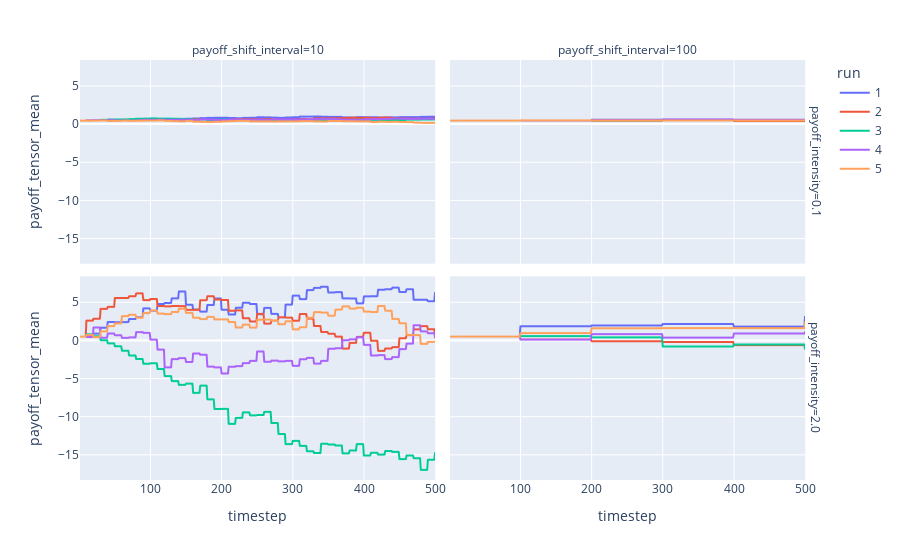

Notebook source saved alongside this figure:
### Code cell
fig_df = df.reset_index()

fig = px.line(fig_df,
              x='timestep',
              y='payoff_tensor_mean',
              color='run',
              facet_col='payoff_shift_interval',
              facet_row='payoff_intensity')
fig.show()

### Figure 1 — Plotly figure (JSON) as saved in the notebook; plotly's stock layout.template omitted (floating-point values rounded to 4 significant figures; data arrays with more than 128 entries replaced by an {"elided": "..."} marker saying what was removed)
{"data": [{"hovertemplate": "run=1<br>payoff_intensity=0.1<br>payoff_shift_interval=10<br>timestep=%{x}<br>payoff_tensor_mean=%{y}<extra></extra>", "legendgroup": "1", "line": {"color": "#636efa", "dash": "solid"}, "marker": {"symbol": "circle"}, "mode": "lines", "name": "1", "showlegend": true, "type": "scattergl", "x": {"elided": "500 int values"}, "xaxis": "x3", "y": {"elided": "500 float values"}, "yaxis": "y3"}, {"hovertemplate": "run=1<br>payoff_intensity=0.1<br>payoff_shift_interval=100<br>timestep=%{x}<br>payoff_tensor_mean=%{y}<extra></extra>", "legendgroup": "1", "line": {"color": "#636efa", "dash": "solid"}, "marker": {"symbol": "circle"}, "mode": "lines", "name": "1", "showlegend": false, "type": "scattergl", "x": {"elided": "500 int values"}, "xaxis": "x4", "y": {"elided": "500 float values"}, "yaxis": "y4"}, {"hovertemplate": "run=1<br>payoff_intensity=2.0<br>payoff_shift_interval=10<br>timestep=%{x}<br>payoff_tensor_mean=%{y}<extra></extra>", "legendgroup": "1", "line": {"color": "#636efa", "dash": "solid"}, "marker": {"symbol": "circle"}, "mode": "lines", "name": "1", "showlegend": false, "type": "scattergl", "x": {"elided": "500 int values"}, "xaxis": "x", "y": {"elided": "500 float values"}, "yaxis": "y"}, {"hovertemplate": "run=1<br>payoff_intensity=2.0<br>payoff_shift_interval=100<br>timestep=%{x}<br>payoff_tensor_mean=%{y}<extra></extra>", "legendgroup": "1", "line": {"color": "#636efa", "dash": "solid"}, "marker": {"symbol": "circle"}, "mode": "lines", "name": "1", "showlegend": false, "type": "scattergl", "x": {"elided": "500 int values"}, "xaxis": "x2", "y": {"elided": "500 float values"}, "yaxis": "y2"}, {"hovertemplate": "run=2<br>payoff_intensity=0.1<br>payoff_shift_interval=10<br>timestep=%{x}<br>payoff_tensor_mean=%{y}<extra></extra>", "legendgroup": "2", "line": {"color": "#EF553B", "dash": "solid"}, "marker": {"symbol": "circle"}, "mode": "lines", "name": "2", "showlegend": true, "type": "scattergl", "x": {"elided": "500 int values"}, "xaxis": "x3", "y": {"elided": "500 float values"}, "yaxis": "y3"}, {"hovertemplate": "run=2<br>payoff_intensity=0.1<br>payoff_shift_interval=100<br>timestep=%{x}<br>payoff_tensor_mean=%{y}<extra></extra>", "legendgroup": "2", "line": {"color": "#EF553B", "dash": "solid"}, "marker": {"symbol": "circle"}, "mode": "lines", "name": "2", "showlegend": false, "type": "scattergl", "x": {"elided": "500 int values"}, "xaxis": "x4", "y": {"elided": "500 float values"}, "yaxis": "y4"}, {"hovertemplate": "run=2<br>payoff_intensity=2.0<br>payoff_shift_interval=10<br>timestep=%{x}<br>payoff_tensor_mean=%{y}<extra></extra>", "legendgroup": "2", "line": {"color": "#EF553B", "dash": "solid"}, "marker": {"symbol": "circle"}, "mode": "lines", "name": "2", "showlegend": false, "type": "scattergl", "x": {"elided": "500 int values"}, "xaxis": "x", "y": {"elided": "500 float values"}, "yaxis": "y"}, {"hovertemplate": "run=2<br>payoff_intensity=2.0<br>payoff_shift_interval=100<br>timestep=%{x}<br>payoff_tensor_mean=%{y}<extra></extra>", "legendgroup": "2", "line": {"color": "#EF553B", "dash": "solid"}, "marker": {"symbol": "circle"}, "mode": "lines", "name": "2", "showlegend": false, "type": "scattergl", "x": {"elided": "500 int values"}, "xaxis": "x2", "y": {"elided": "500 float values"}, "yaxis": "y2"}, {"hovertemplate": "run=3<br>payoff_intensity=0.1<br>payoff_shift_interval=10<br>timestep=%{x}<br>payoff_tensor_mean=%{y}<extra></extra>", "legendgroup": "3", "line": {"color": "#00cc96", "dash": "solid"}, "marker": {"symbol": "circle"}, "mode": "lines", "name": "3", "showlegend": true, "type": "scattergl", "x": {"elided": "500 int values"}, "xaxis": "x3", "y": {"elided": "500 float values"}, "yaxis": "y3"}, {"hovertemplate": "run=3<br>payoff_intensity=0.1<br>payoff_shift_interval=100<br>timestep=%{x}<br>payoff_tensor_mean=%{y}<extra></extra>", "legendgroup": "3", "line": {"color": "#00cc96", "dash": "solid"}, "marker": {"symbol": "circle"}, "mode": "lines", "name": "3", "showlegend": false, "type": "scattergl", "x": {"elided": "500 int values"}, "xaxis": "x4", "y": {"elided": "500 float values"}, "yaxis": "y4"}, {"hovertemplate": "run=3<br>payoff_intensity=2.0<br>payoff_shift_interval=10<br>timestep=%{x}<br>payoff_tensor_mean=%{y}<extra></extra>", "legendgroup": "3", "line": {"color": "#00cc96", "dash": "solid"}, "marker": {"symbol": "circle"}, "mode": "lines", "name": "3", "showlegend": false, "type": "scattergl", "x": {"elided": "500 int values"}, "xaxis": "x", "y": {"elided": "500 float values"}, "yaxis": "y"}, {"hovertemplate": "run=3<br>payoff_intensity=2.0<br>payoff_shift_interval=100<br>timestep=%{x}<br>payoff_tensor_mean=%{y}<extra></extra>", "legendgroup": "3", "line": {"color": "#00cc96", "dash": "solid"}, "marker": {"symbol": "circle"}, "mode": "lines", "name": "3", "showlegend": false, "type": "scattergl", "x": {"elided": "500 int values"}, "xaxis": "x2", "y": {"elided": "500 float values"}, "yaxis": "y2"}, {"hovertemplate": "run=4<br>payoff_intensity=0.1<br>payoff_shift_interval=10<br>timestep=%{x}<br>payoff_tensor_mean=%{y}<extra></extra>", "legendgroup": "4", "line": {"color": "#ab63fa", "dash": "solid"}, "marker": {"symbol": "circle"}, "mode": "lines", "name": "4", "showlegend": true, "type": "scattergl", "x": {"elided": "500 int values"}, "xaxis": "x3", "y": {"elided": "500 float values"}, "yaxis": "y3"}, {"hovertemplate": "run=4<br>payoff_intensity=0.1<br>payoff_shift_interval=100<br>timestep=%{x}<br>payoff_tensor_mean=%{y}<extra></extra>", "legendgroup": "4", "line": {"color": "#ab63fa", "dash": "solid"}, "marker": {"symbol": "circle"}, "mode": "lines", "name": "4", "showlegend": false, "type": "scattergl", "x": {"elided": "500 int values"}, "xaxis": "x4", "y": {"elided": "500 float values"}, "yaxis": "y4"}, {"hovertemplate": "run=4<br>payoff_intensity=2.0<br>payoff_shift_interval=10<br>timestep=%{x}<br>payoff_tensor_mean=%{y}<extra></extra>", "legendgroup": "4", "line": {"color": "#ab63fa", "dash": "solid"}, "marker": {"symbol": "circle"}, "mode": "lines", "name": "4", "showlegend": false, "type": "scattergl", "x": {"elided": "500 int values"}, "xaxis": "x", "y": {"elided": "500 float values"}, "yaxis": "y"}, {"hovertemplate": "run=4<br>payoff_intensity=2.0<br>payoff_shift_interval=100<br>timestep=%{x}<br>payoff_tensor_mean=%{y}<extra></extra>", "legendgroup": "4", "line": {"color": "#ab63fa", "dash": "solid"}, "marker": {"symbol": "circle"}, "mode": "lines", "name": "4", "showlegend": false, "type": "scattergl", "x": {"elided": "500 int values"}, "xaxis": "x2", "y": {"elided": "500 float values"}, "yaxis": "y2"}, {"hovertemplate": "run=5<br>payoff_intensity=0.1<br>payoff_shift_interval=10<br>timestep=%{x}<br>payoff_tensor_mean=%{y}<extra></extra>", "legendgroup": "5", "line": {"color": "#FFA15A", "dash": "solid"}, "marker": {"symbol": "circle"}, "mode": "lines", "name": "5", "showlegend": true, "type": "scattergl", "x": {"elided": "500 int values"}, "xaxis": "x3", "y": {"elided": "500 float values"}, "yaxis": "y3"}, {"hovertemplate": "run=5<br>payoff_intensity=0.1<br>payoff_shift_interval=100<br>timestep=%{x}<br>payoff_tensor_mean=%{y}<extra></extra>", "legendgroup": "5", "line": {"color": "#FFA15A", "dash": "solid"}, "marker": {"symbol": "circle"}, "mode": "lines", "name": "5", "showlegend": false, "type": "scattergl", "x": {"elided": "500 int values"}, "xaxis": "x4", "y": {"elided": "500 float values"}, "yaxis": "y4"}, {"hovertemplate": "run=5<br>payoff_intensity=2.0<br>payoff_shift_interval=10<br>timestep=%{x}<br>payoff_tensor_mean=%{y}<extra></extra>", "legendgroup": "5", "line": {"color": "#FFA15A", "dash": "solid"}, "marker": {"symbol": "circle"}, "mode": "lines", "name": "5", "showlegend": false, "type": "scattergl", "x": {"elided": "500 int values"}, "xaxis": "x", "y": {"elided": "500 float values"}, "yaxis": "y"}, {"hovertemplate": "run=5<br>payoff_intensity=2.0<br>payoff_shift_interval=100<br>timestep=%{x}<br>payoff_tensor_mean=%{y}<extra></extra>", "legendgroup": "5", "line": {"color": "#FFA15A", "dash": "solid"}, "marker": {"symbol": "circle"}, "mode": "lines", "name": "5", "showlegend": false, "type": "scattergl", "x": {"elided": "500 int values"}, "xaxis": "x2", "y": {"elided": "500 float values"}, "yaxis": "y2"}], "layout": {"annotations": [{"font": {}, "showarrow": false, "text": "payoff_shift_interval=10", "x": 0.24, "xanchor": "center", "xref": "paper", "y": 1, "yanchor": "bottom", "yref": "paper"}, {"font": {}, "showarrow": false, "text": "payoff_shift_interval=100", "x": 0.74, "xanchor": "center", "xref": "paper", "y": 1, "yanchor": "bottom", "yref": "paper"}, {"font": {}, "showarrow": false, "text": "payoff_intensity=2.0", "textangle": 90, "x": 0.98, "xanchor": "left", "xref": "paper", "y": 0.2425, "yanchor": "middle", "yref": "paper"}, {"font": {}, "showarrow": false, "text": "payoff_intensity=0.1", "textangle": 90, "x": 0.98, "xanchor": "left", "xref": "paper", "y": 0.7575, "yanchor": "middle", "yref": "paper"}], "legend": {"title": {"text": "run"}, "tracegroupgap": 0}, "margin": {"t": 60}, "xaxis": {"anchor": "y", "domain": [0, 0.48], "title": {"text": "timestep"}}, "xaxis2": {"anchor": "y2", "domain": [0.5, 0.98], "matches": "x", "title": {"text": "timestep"}}, "xaxis3": {"anchor": "y3", "domain": [0, 0.48], "matches": "x", "showticklabels": false}, "xaxis4": {"anchor": "y4", "domain": [0.5, 0.98], "matches": "x", "showticklabels": false}, "yaxis": {"anchor": "x", "domain": [0, 0.485], "title": {"text": "payoff_tensor_mean"}}, "yaxis2": {"anchor": "x2", "domain": [0, 0.485], "matches": "y", "showticklabels": false}, "yaxis3": {"anchor": "x3", "domain": [0.515, 1], "matches": "y", "title": {"text": "payoff_tensor_mean"}}, "yaxis4": {"anchor": "x4", "domain": [0.515, 1], "matches": "y", "showticklabels": false}}}
